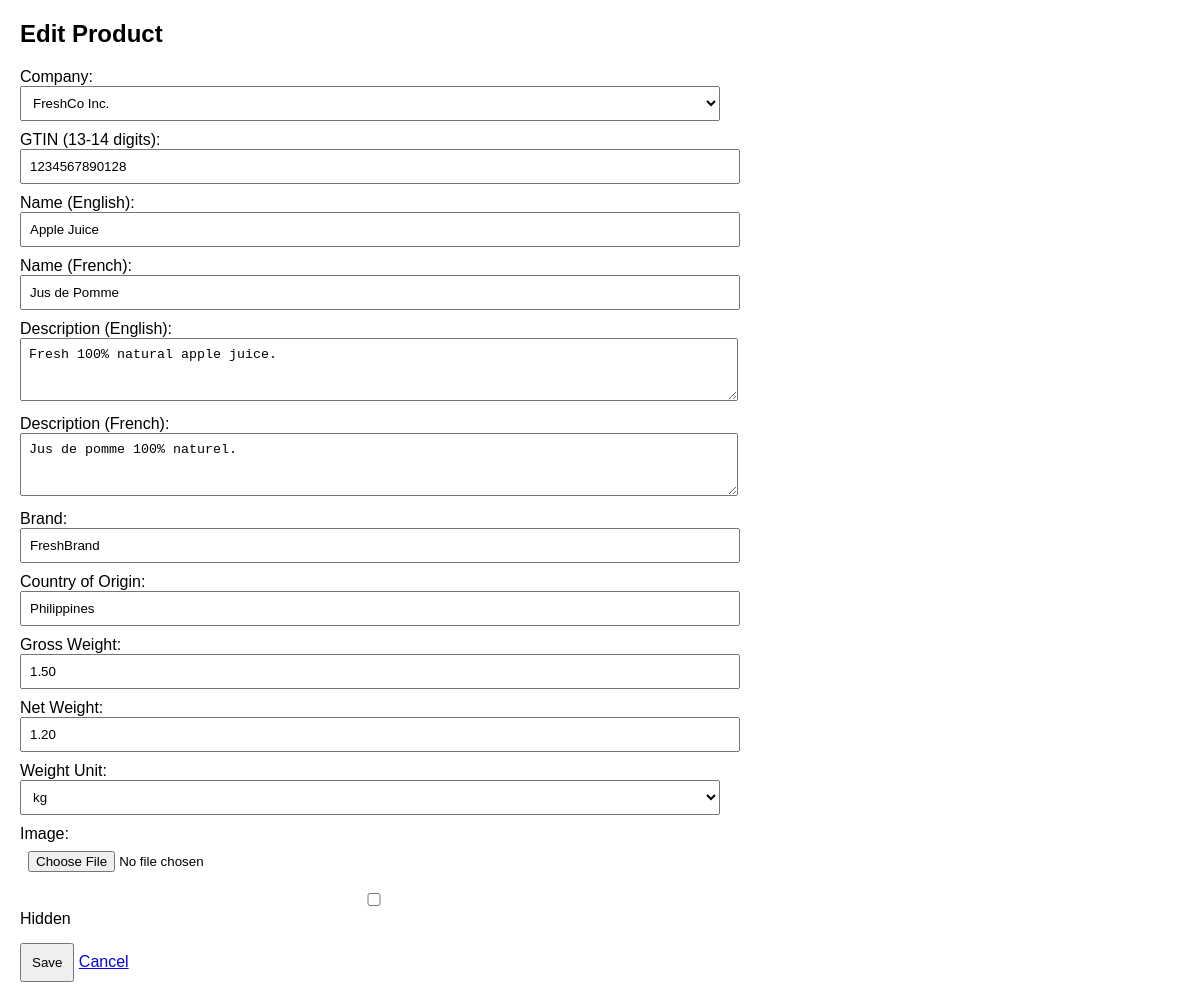
/products/1234567890128/edit (signed in), run on the app's committed database.
### tables this page shows
CREATE TABLE IF NOT EXISTS `products` (
    `id`                  INT             NOT NULL AUTO_INCREMENT,
    `company_id`          INT             NOT NULL,
    `gtin`                VARCHAR(14)     NOT NULL,
    `name`                VARCHAR(255)    NOT NULL,
    `name_fr`             VARCHAR(255)    DEFAULT NULL,
    `description`         TEXT            DEFAULT NULL,
    `description_fr`      TEXT            DEFAULT NULL,
    `brand_name`          VARCHAR(255)    DEFAULT NULL,
    `country_origin`      VARCHAR(100)    DEFAULT NULL,
    `gross_weight`        DECIMAL(10, 2)  DEFAULT NULL,
    `net_content_weight`  DECIMAL(10, 2)  DEFAULT NULL,
    `weight_unit`         VARCHAR(20)     DEFAULT NULL,
    `image_path`          VARCHAR(500)    DEFAULT NULL,
    `is_hidden`           TINYINT(1)      NOT NULL DEFAULT 0,
    `created_at`          TIMESTAMP       NOT NULL DEFAULT CURRENT_TIMESTAMP,
    PRIMARY KEY (`id`),
    UNIQUE KEY `uq_gtin` (`gtin`),
    CONSTRAINT `fk_products_company`
        FOREIGN KEY (`company_id`) REFERENCES `companies` (`id`)
        ON UPDATE CASCADE ON DELETE RESTRICT
);

CREATE TABLE IF NOT EXISTS `companies` (
    `id`                       INT            NOT NULL AUTO_INCREMENT,
    `company_name`             VARCHAR(255)   NOT NULL,
    `company_address`          TEXT           DEFAULT NULL,
    `company_telephone_number` VARCHAR(50)    DEFAULT NULL,
    `company_email_address`    VARCHAR(255)   DEFAULT NULL,
    `owner_name`               VARCHAR(255)   DEFAULT NULL,
    `owner_mobile_number`      VARCHAR(50)    DEFAULT NULL,
    `owner_email_address`      VARCHAR(255)   DEFAULT NULL,
    `contact_name`             VARCHAR(255)   DEFAULT NULL,
    `contact_mobile_number`    VARCHAR(50)    DEFAULT NULL,
    `contact_email_address`    VARCHAR(255)   DEFAULT NULL,
    `is_active`                TINYINT(1)     NOT NULL DEFAULT 1,
    `created_at`               TIMESTAMP      NOT NULL DEFAULT CURRENT_TIMESTAMP,
    PRIMARY KEY (`id`)
);

### config.php (called while the page is built, shortened)
<?php
function h($str) {
    return htmlspecialchars($str, ENT_QUOTES, 'UTF-8');
}
?>

### product_form.php (the view, shortened to what this page needs)
<?php
require 'config.php';
$gtin = $_GET['gtin'] ?? null;
$product = null;
if ($gtin) {
    $sql = $pdo->prepare("SELECT * FROM products WHERE gtin = ?");
    $sql->execute([$gtin]);
    $product = $sql->fetch();
}
$companies = $pdo->query("SELECT id, company_name FROM companies WHERE is_active = 1 ORDER BY company_name")->fetchAll();
?>
<!DOCTYPE html>
<html>
<head>
</head>
<body>
    <h2><?= $product ? 'Edit' : 'Add' ?> Product</h2>
    <form method="post" enctype="multipart/form-data">
        <label>Company:
            <select name="company_id" required>
                <?php foreach ($companies as $c): ?>
                    <option value="<?= $c['id'] ?>" <?= ($product && $product['company_id'] == $c['id']) ? 'selected' : '' ?>>
                        <?= h($c['company_name']) ?>
                    </option>
                <?php endforeach; ?>
            </select>
        </label>
        <label>GTIN (13-14 digits): <input name="gtin" value="<?= h($product['gtin'] ?? '') ?>" required pattern="\d{13,14}"></label>
        <label>Name (English): <input name="name" value="<?= h($product['name'] ?? '') ?>" required></label>
        <label>Name (French): <input name="name_fr" value="<?= h($product['name_fr'] ?? '') ?>" required></label>
        <label>Description (English): <textarea name="description" rows="3"><?= h($product['description'] ?? '') ?></textarea></label>
        <label>Description (French): <textarea name="description_fr" rows="3"><?= h($product['description_fr'] ?? '') ?></textarea></label>
        <label>Brand: <input name="brand_name" value="<?= h($product['brand_name'] ?? '') ?>" required></label>
        <label>Country of Origin: <input name="country_origin" value="<?= h($product['country_origin'] ?? '') ?>" required></label>
        <label>Gross Weight: <input type="number" step="0.01" name="gross_weight" value="<?= $product['gross_weight'] ?? '' ?>"></label>
        <label>Net Weight: <input type="number" step="0.01" name="net_content_weight" value="<?= $product['net_content_weight'] ?? '' ?>"></label>
        <label>Weight Unit:
            <select name="weight_unit">
                <option value="kg" <?= ($product && $product['weight_unit'] == 'kg') ? 'selected' : '' ?>>kg</option>
            </select>
        </label>
        <label>Image: <input type="file" name="image" accept="image/*"></label>
        <label><input type="checkbox" name="is_hidden" value="1" <?= ($product && $product['is_hidden']) ? 'checked' : '' ?>> Hidden</label>
        <button type="submit">Save</button>
        <a href="/stii_module_b/products">Cancel</a>
    </form>
</body>
</html>

### product_form.php (style rules this page uses)
body { font-family: Arial; margin: 20px; }
form { max-width: 700px; }
label { display: block; margin-top: 10px; }
input, textarea, select { width: 100%; padding: 8px; }
button { margin-top: 15px; padding: 10px; }

### data on the page
products: company_id "FreshCo Inc.", gtin "1234567890128", name "Apple Juice", name_fr "Jus de Pomme", description "Fresh 100% natural apple juice.", description_fr "Jus de pomme 100% naturel.", brand_name "FreshBrand", country_origin "Philippines", gross_weight "1.50", net_content_weight "1.20", weight_unit "kg"
